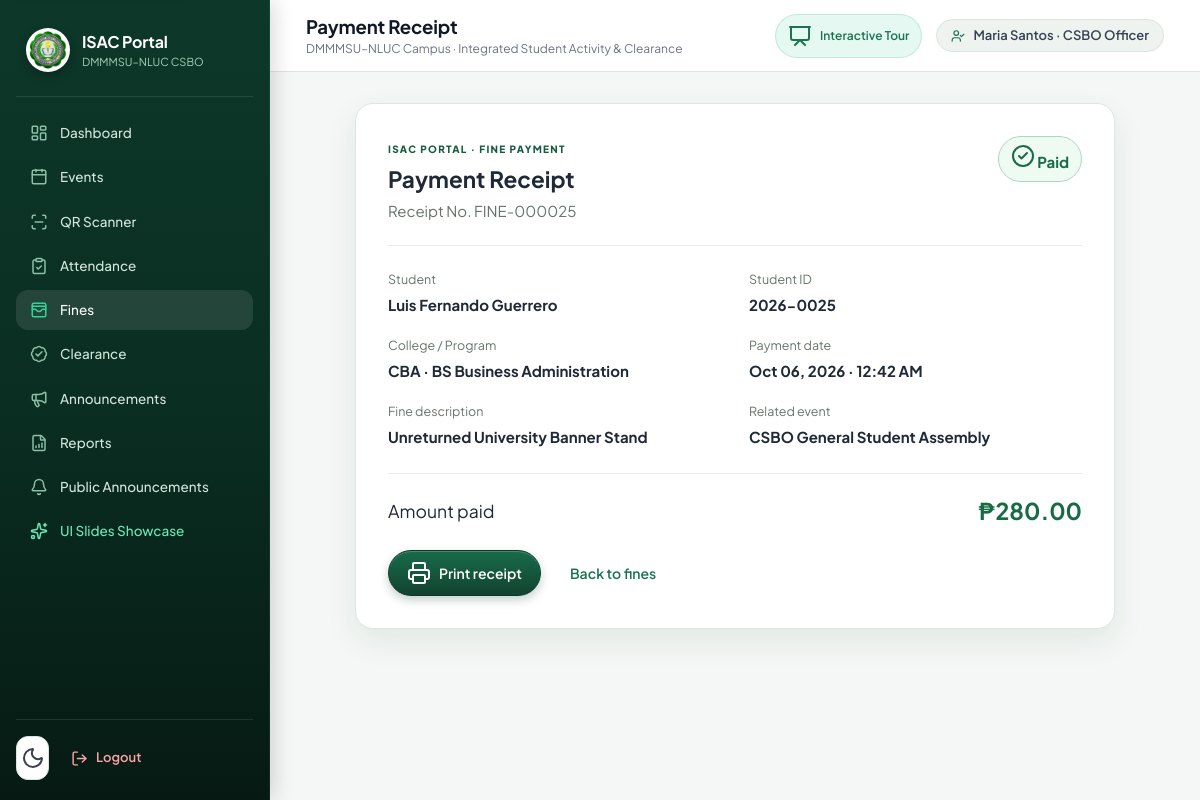
The page /fines/25/receipt/ (signed in) on the database its author committed.
### portal/models.py (models this page shows, shortened)
class Profile(models.Model):
    ROLE_CHOICES = [("student","Student"),("officer","CSBO Officer"),("admin","Administrator")]
    user = models.OneToOneField(User, on_delete=models.CASCADE, related_name="profile")
    role = models.CharField(max_length=20, choices=ROLE_CHOICES, default="student")
    requested_role = models.CharField(max_length=20, choices=ROLE_CHOICES, blank=True, default="")
    student_no = models.CharField(max_length=30, unique=True, null=True, blank=True)
    first_name = models.CharField(max_length=80, blank=True)
    middle_name = models.CharField(max_length=80, blank=True)
    last_name = models.CharField(max_length=80, blank=True)
    college = models.ForeignKey(College, on_delete=models.SET_NULL, null=True, blank=True)
    program = models.ForeignKey(Program, on_delete=models.SET_NULL, null=True, blank=True)
    year_level = models.PositiveSmallIntegerField(default=1)
    photo = models.ImageField(upload_to="students/", blank=True, null=True)
    qr_token = models.UUIDField(default=uuid.uuid4, unique=True, editable=False)
    position = models.CharField(max_length=100, blank=True)
    def full_name(self):
        parts = [self.first_name, self.middle_name, self.last_name]
        name = " ".join([p for p in parts if p]).strip()
        return name or self.user.get_full_name() or self.user.username

class Fine(models.Model):
    STATUS = [("unpaid","Unpaid"),("paid","Paid"),("waived","Waived")]
    student = models.ForeignKey(Profile, on_delete=models.CASCADE, related_name="fines")
    event = models.ForeignKey(Event, on_delete=models.SET_NULL, null=True, blank=True)
    reason = models.CharField(max_length=220)
    amount = models.DecimalField(max_digits=10, decimal_places=2)
    status = models.CharField(max_length=20, choices=STATUS, default="unpaid")
    recorded_by = models.ForeignKey(User, on_delete=models.PROTECT, related_name="recorded_fines")
    verified_at = models.DateTimeField(null=True, blank=True)
    created_at = models.DateTimeField(auto_now_add=True)

class College(models.Model):
    code = models.CharField(max_length=20, unique=True)
    name = models.CharField(max_length=150)

class Program(models.Model):
    college = models.ForeignKey(College, on_delete=models.CASCADE, related_name="programs")
    name = models.CharField(max_length=150)

class Event(models.Model):
    STATUS = [("upcoming","Upcoming"),("ongoing","Ongoing"),("completed","Completed"),("cancelled","Cancelled")]
    title = models.CharField(max_length=180)
    description = models.TextField(blank=True)
    venue = models.CharField(max_length=180)
    event_date = models.DateField()
    start_time = models.TimeField()
    end_time = models.TimeField()
    points = models.PositiveIntegerField(default=1)
    status = models.CharField(max_length=20, choices=STATUS, default="upcoming")
    created_by = models.ForeignKey(User, on_delete=models.PROTECT, related_name="created_events")
    created_at = models.DateTimeField(auto_now_add=True)

### portal/views.py (the view)
# urls.py: path("fines/<int:fine_id>/receipt/", views.fine_receipt, name="fine_receipt"),
@login_required
def fine_receipt(request, fine_id):
    profile = current_profile(request)
    if profile is None:
        messages.error(request, "Your account does not have a portal profile.")
        return redirect("login")
    if profile.role == "student":
        fine_qs = Fine.objects.filter(student=profile)
    elif profile.role in ("officer", "admin"):
        fine_qs = Fine.objects.all()
    else:
        messages.error(request, "You do not have permission to view payment receipts.")
        return redirect("dashboard")
    fine = get_object_or_404(
        fine_qs.select_related("student", "student__college", "student__program", "event", "recorded_by"),
        id=fine_id,
        status="paid",
    )
    return render(request, "portal/fine_receipt.html", {"fine": fine})

### portal/views.py (called while the page is built)
def current_profile(request):
    return getattr(request.user, "profile", None)

### templates/portal/fine_receipt.html (shortened to what this page needs)
{% extends "base.html" %}
{% block page_title %}Payment Receipt{% endblock %}
{% block content %}
<section class="module-page fine-receipt">
  <article class="fine-receipt-card">
    <header class="fine-receipt-header">
      <div>
        <span class="module-eyebrow">ISAC Portal · Fine payment</span>
        <h2>Payment Receipt</h2>
        <p class="fine-receipt-meta">Receipt No. FINE-{{ fine.id|stringformat:"06d" }}</p>
      </div>
      <span class="fine-receipt-paid"><i data-lucide="circle-check" aria-hidden="true"></i> Paid</span>
    </header>
    <div class="fine-receipt-grid">
      <div class="fine-receipt-item"><small>Student</small><strong>{{ fine.student.full_name }}</strong></div>
      <div class="fine-receipt-item"><small>Student ID</small><strong>{{ fine.student.student_no|default:"—" }}</strong></div>
      <div class="fine-receipt-item"><small>College / Program</small><strong>{{ fine.student.college.code|default:"—" }}{% if fine.student.program %} · {{ fine.student.program.name }}{% endif %}</strong></div>
      <div class="fine-receipt-item"><small>Payment date</small><strong>{{ fine.verified_at|default:fine.created_at|date:"M d, Y · h:i A" }}</strong></div>
      <div class="fine-receipt-item"><small>Fine description</small><strong>{{ fine.reason }}</strong></div>
      <div class="fine-receipt-item"><small>Related event</small><strong>{{ fine.event.title|default:"Campus regulation" }}</strong></div>
    </div>
    <div class="fine-receipt-total"><span>Amount paid</span><strong>₱{{ fine.amount }}</strong></div>
    <div class="fine-receipt-actions">
      <button class="btn primary" type="button" onclick="window.print()"><i data-lucide="printer" aria-hidden="true"></i> Print receipt</button>
      {% if request.user.profile.role == "student" %}<a class="btn secondary" href="{% url 'student_fines' %}">Back to Fines &amp; Fees</a>{% else %}<a class="btn secondary" href="{% url 'fines' %}">Back to fines</a>{% endif %}
    </div>
  </article>
</section>
{% endblock %}

### templates/base.html (shortened to what this page needs)
{% load static %}
<!doctype html>
<html lang="en" data-theme="light">
<head>
  <link rel="stylesheet" href="{% static 'css/app.css' %}?v=20261015-1">
</head>
<body>
  <div class="app-shell">
    <aside class="sidebar" id="sidebar" aria-label="Main navigation">
      <div class="brand">
        <img src="{% static 'img/csbo-logo.png' %}" alt="CSBO logo">
        <div>
          <b>ISAC Portal</b>
          <small>DMMMSU–NLUC CSBO</small>
        </div>
      </div>
      <nav>
        <a href="{% url 'dashboard' %}" class="{% if request.resolver_match.url_name == 'dashboard' or request.resolver_match.url_name == 'student_dashboard' or request.resolver_match.url_name == 'officer_dashboard' %}active{% endif %}">
          <i data-lucide="layout-dashboard"></i>Dashboard
        </a>
        {% if user.profile.role == 'student' %}
          <a href="{% url 'digital_id' %}" class="{% if request.resolver_match.url_name == 'digital_id' %}active{% endif %}">
            <i data-lucide="id-card"></i>Digital ID
          </a>
          <a href="{% url 'event_calendar' %}" class="{% if request.resolver_match.url_name == 'event_calendar' %}active{% endif %}">
            <i data-lucide="calendar-days"></i>Event Calendar
          </a>
          <a href="{% url 'my_activities' %}" class="{% if request.resolver_match.url_name == 'my_activities' %}active{% endif %}">
            <i data-lucide="activity"></i>My Activities
          </a>
          <a href="{% url 'clearance' %}" class="{% if request.resolver_match.url_name == 'clearance' %}active{% endif %}">
            <i data-lucide="badge-check"></i>Clearance
          </a>
          <a href="{% url 'student_fines' %}" class="{% if request.resolver_match.url_name == 'student_fines' or request.resolver_match.url_name == 'fine_receipt' %}active{% endif %}">
            <i data-lucide="wallet-cards"></i>Fines &amp; Fees
          </a>
        {% else %}
          <a href="{% url 'events_manage' %}" class="{% if 'event' in request.resolver_match.url_name %}active{% endif %}">
            <i data-lucide="calendar"></i>Events
          </a>
          <a href="{% url 'scanner' %}" class="{% if request.resolver_match.url_name == 'scanner' %}active{% endif %}">
            <i data-lucide="scan-line"></i>QR Scanner
          </a>
          <a href="{% url 'attendance_records' %}" class="{% if request.resolver_match.url_name == 'attendance_records' %}active{% endif %}">
            <i data-lucide="clipboard-check"></i>Attendance
          </a>
          <a href="{% url 'fines' %}" class="{% if 'fine' in request.resolver_match.url_name %}active{% endif %}">
            <i data-lucide="wallet-cards"></i>Fines
          </a>
          <a href="{% url 'clearance_manage' %}" class="{% if 'clearance' in request.resolver_match.url_name %}active{% endif %}">
            <i data-lucide="badge-check"></i>Clearance
          </a>
          <a href="{% url 'announcement_manage' %}" class="{% if 'announcement_manage' in request.resolver_match.url_name %}active{% endif %}">
            <i data-lucide="megaphone"></i>Announcements
          </a>
          <a href="{% url 'reports' %}" class="{% if 'report' in request.resolver_match.url_name %}active{% endif %}">
            <i data-lucide="file-bar-chart"></i>Reports
          </a>
        {% endif %}
        <a href="{% url 'announcements' %}" class="{% if request.resolver_match.url_name == 'announcements' %}active{% endif %}">
          <i data-lucide="bell"></i>Public Announcements
        </a>
        <a href="{% url 'showcase' %}" class="{% if request.resolver_match.url_name == 'showcase' %}active{% endif %}" style="color: #6ee7b7;">
          <i data-lucide="sparkles" style="color: #6ee7b7;"></i>UI Slides Showcase
        </a>
      </nav>
      <div class="sidebar-bottom">
        <button class="icon-btn" id="themeToggle" title="Toggle theme" type="button">
          <i data-lucide="moon"></i>
        </button>
        <form method="post" action="{% url 'logout' %}" style="display:inline; width:100%;">
          <button type="submit" class="logout" style="background:none; border:none; width:100%; cursor:pointer;">
            <i data-lucide="log-out"></i>Logout
          </button>
        </form>
      </div>
    </aside>
    <main class="main" id="main-content" tabindex="-1">
      <header class="topbar{% if request.resolver_match.url_name == 'showcase' %} showcase-topbar{% endif %}">
        <div class="topbar-left">
          <div>
            <h1>{% block page_title %}Dashboard{% endblock %}</h1>
            <span class="crumb">DMMMSU–NLUC Campus · Integrated Student Activity & Clearance</span>
          </div>
        </div>
        <div class="top-actions">
          <a href="{% url 'showcase' %}" class="btn" style="background: rgba(16, 185, 129, 0.1); color: var(--emerald-600); border: 1px solid rgba(16, 185, 129, 0.2); padding: 6px 12px; font-size: 12px; border-radius: 999px;">
            <i data-lucide="presentation"></i> Interactive Tour
          </a>
          <span class="user-chip">
            <i data-lucide="user-check" style="width:14px; height:14px; color:var(--emerald-600);"></i>
            {{ user.get_full_name|default:user.username }} · {{ user.profile.get_role_display|default:"Student" }}
          </span>
        </div>
      </header>
      <div class="content">
        {% block content %}{% endblock %}
      </div>
    </main>
  </div>
</body>
</html>

### templates/portal/fine_receipt.html (style rules this page uses)
.fine-receipt { max-width: 760px; margin: 0 auto; }
.fine-receipt-card { background: #fff; border: 1px solid #dce7df; border-radius: 18px; padding: 32px; box-shadow: 0 12px 32px rgba(20, 55, 35, .08); }
.fine-receipt-header { display: flex; justify-content: space-between; gap: 20px; align-items: flex-start; padding-bottom: 22px; border-bottom: 1px solid #e5ece7; }
.fine-receipt-header h2 { margin: 4px 0; }
.fine-receipt-header p, .fine-receipt-meta { color: #66756b; }
.fine-receipt-paid { color: #176b45; border: 1px solid #a9d9bd; background: #effaf3; border-radius: 999px; padding: 7px 12px; font-weight: 700; white-space: nowrap; }
.fine-receipt-grid { display: grid; grid-template-columns: 1fr 1fr; gap: 20px 28px; padding: 24px 0; }
.fine-receipt-item small { display: block; color: #66756b; margin-bottom: 5px; }
.fine-receipt-item strong { overflow-wrap: anywhere; }
.fine-receipt-total { display: flex; justify-content: space-between; align-items: center; border-top: 1px solid #e5ece7; padding-top: 20px; font-size: 1.1rem; }
.fine-receipt-total strong { font-size: 1.45rem; color: #176b45; }
.fine-receipt-actions { display: flex; gap: 10px; margin-top: 22px; }

### rows shown on the page
Fine: id "000025", student.full_name "Luis Fernando Guerrero", student.student_no "2026-0025", student.college.code "CBA", student.program.name "BS Business Administration", verified_at "Oct 06, 2026 · 12:42 AM", reason "Unreturned University Banner Stand", event "CSBO General Student Assembly", amount "280.00"

### other values the page prints
{{ user.get_full_name|default:user.username }} "Maria Santos"
{{ user.profile.get_role_display|default:"Student" }} "CSBO Officer"
